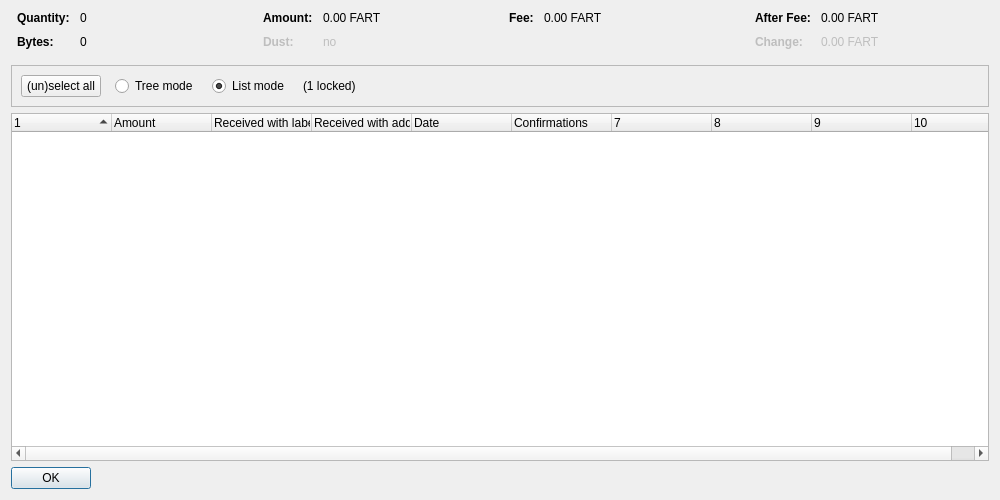
<?xml version="1.0" encoding="UTF-8"?>
<ui version="4.0">
 <class>CoinControlDialog</class>
 <widget class="QDialog" name="CoinControlDialog">
  <property name="geometry">
   <rect>
    <x>0</x>
    <y>0</y>
    <width>1000</width>
    <height>500</height>
   </rect>
  </property>
  <property name="windowTitle">
   <string>Coin Selection</string>
  </property>
  <layout class="QVBoxLayout" name="verticalLayout">
   <item>
    <layout class="QHBoxLayout" name="horizontalLayoutTop" stretch="0,0,0,0">
     <property name="topMargin">
      <number>0</number>
     </property>
     <property name="bottomMargin">
      <number>10</number>
     </property>
     <item>
      <layout class="QFormLayout" name="formLayoutCoinControl1">
       <property name="horizontalSpacing">
        <number>10</number>
       </property>
       <property name="verticalSpacing">
        <number>10</number>
       </property>
       <property name="leftMargin">
        <number>6</number>
       </property>
       <property name="rightMargin">
        <number>6</number>
       </property>
       <item row="0" column="0">
        <widget class="QLabel" name="labelCoinControlQuantityText">
         <property name="font">
          <font>
           <weight>75</weight>
           <bold>true</bold>
          </font>
         </property>
         <property name="text">
          <string>Quantity:</string>
         </property>
        </widget>
       </item>
       <item row="0" column="1">
        <widget class="QLabel" name="labelCoinControlQuantity">
         <property name="cursor">
          <cursorShape>IBeamCursor</cursorShape>
         </property>
         <property name="contextMenuPolicy">
          <enum>Qt::ActionsContextMenu</enum>
         </property>
         <property name="text">
          <string notr="true">0</string>
         </property>
         <property name="textInteractionFlags">
          <set>Qt::LinksAccessibleByMouse|Qt::TextSelectableByKeyboard|Qt::TextSelectableByMouse</set>
         </property>
        </widget>
       </item>
       <item row="1" column="0">
        <widget class="QLabel" name="labelCoinControlBytesText">
         <property name="font">
          <font>
           <weight>75</weight>
           <bold>true</bold>
          </font>
         </property>
         <property name="text">
          <string>Bytes:</string>
         </property>
        </widget>
       </item>
       <item row="1" column="1">
        <widget class="QLabel" name="labelCoinControlBytes">
         <property name="cursor">
          <cursorShape>IBeamCursor</cursorShape>
         </property>
         <property name="contextMenuPolicy">
          <enum>Qt::ActionsContextMenu</enum>
         </property>
         <property name="text">
          <string notr="true">0</string>
         </property>
         <property name="textInteractionFlags">
          <set>Qt::LinksAccessibleByMouse|Qt::TextSelectableByKeyboard|Qt::TextSelectableByMouse</set>
         </property>
        </widget>
       </item>
      </layout>
     </item>
     <item>
      <layout class="QFormLayout" name="formLayoutCoinControl2">
       <property name="horizontalSpacing">
        <number>10</number>
       </property>
       <property name="verticalSpacing">
        <number>10</number>
       </property>
       <property name="leftMargin">
        <number>6</number>
       </property>
       <property name="rightMargin">
        <number>6</number>
       </property>
       <item row="0" column="0">
        <widget class="QLabel" name="labelCoinControlAmountText">
         <property name="font">
          <font>
           <weight>75</weight>
           <bold>true</bold>
          </font>
         </property>
         <property name="text">
          <string>Amount:</string>
         </property>
        </widget>
       </item>
       <item row="0" column="1">
        <widget class="QLabel" name="labelCoinControlAmount">
         <property name="cursor">
          <cursorShape>IBeamCursor</cursorShape>
         </property>
         <property name="contextMenuPolicy">
          <enum>Qt::ActionsContextMenu</enum>
         </property>
         <property name="text">
          <string notr="true">0.00 FART</string>
         </property>
         <property name="textInteractionFlags">
          <set>Qt::LinksAccessibleByMouse|Qt::TextSelectableByKeyboard|Qt::TextSelectableByMouse</set>
         </property>
        </widget>
       </item>
       <item row="1" column="0">
        <widget class="QLabel" name="labelCoinControlLowOutputText">
         <property name="enabled">
          <bool>false</bool>
         </property>
         <property name="font">
          <font>
           <weight>75</weight>
           <bold>true</bold>
          </font>
         </property>
         <property name="text">
          <string>Dust:</string>
         </property>
        </widget>
       </item>
       <item row="1" column="1">
        <widget class="QLabel" name="labelCoinControlLowOutput">
         <property name="enabled">
          <bool>false</bool>
         </property>
         <property name="cursor">
          <cursorShape>IBeamCursor</cursorShape>
         </property>
         <property name="contextMenuPolicy">
          <enum>Qt::ActionsContextMenu</enum>
         </property>
         <property name="text">
          <string notr="true">no</string>
         </property>
         <property name="textInteractionFlags">
          <set>Qt::LinksAccessibleByMouse|Qt::TextSelectableByKeyboard|Qt::TextSelectableByMouse</set>
         </property>
        </widget>
       </item>
      </layout>
     </item>
     <item>
      <layout class="QFormLayout" name="formLayoutCoinControl3">
       <property name="horizontalSpacing">
        <number>10</number>
       </property>
       <property name="verticalSpacing">
        <number>10</number>
       </property>
       <property name="leftMargin">
        <number>6</number>
       </property>
       <property name="rightMargin">
        <number>6</number>
       </property>
       <item row="0" column="0">
        <widget class="QLabel" name="labelCoinControlFeeText">
         <property name="font">
          <font>
           <weight>75</weight>
           <bold>true</bold>
          </font>
         </property>
         <property name="text">
          <string>Fee:</string>
         </property>
        </widget>
       </item>
       <item row="0" column="1">
        <widget class="QLabel" name="labelCoinControlFee">
         <property name="cursor">
          <cursorShape>IBeamCursor</cursorShape>
         </property>
         <property name="contextMenuPolicy">
          <enum>Qt::ActionsContextMenu</enum>
         </property>
         <property name="text">
          <string notr="true">0.00 FART</string>
         </property>
         <property name="textInteractionFlags">
          <set>Qt::LinksAccessibleByMouse|Qt::TextSelectableByKeyboard|Qt::TextSelectableByMouse</set>
         </property>
        </widget>
       </item>
      </layout>
     </item>
     <item>
      <layout class="QFormLayout" name="formLayoutCoinControl4">
       <property name="horizontalSpacing">
        <number>10</number>
       </property>
       <property name="verticalSpacing">
        <number>10</number>
       </property>
       <property name="leftMargin">
        <number>6</number>
       </property>
       <property name="rightMargin">
        <number>6</number>
       </property>
       <item row="0" column="0">
        <widget class="QLabel" name="labelCoinControlAfterFeeText">
         <property name="font">
          <font>
           <weight>75</weight>
           <bold>true</bold>
          </font>
         </property>
         <property name="text">
          <string>After Fee:</string>
         </property>
        </widget>
       </item>
       <item row="0" column="1">
        <widget class="QLabel" name="labelCoinControlAfterFee">
         <property name="cursor">
          <cursorShape>IBeamCursor</cursorShape>
         </property>
         <property name="contextMenuPolicy">
          <enum>Qt::ActionsContextMenu</enum>
         </property>
         <property name="text">
          <string notr="true">0.00 FART</string>
         </property>
         <property name="textInteractionFlags">
          <set>Qt::LinksAccessibleByMouse|Qt::TextSelectableByKeyboard|Qt::TextSelectableByMouse</set>
         </property>
        </widget>
       </item>
       <item row="1" column="0">
        <widget class="QLabel" name="labelCoinControlChangeText">
         <property name="enabled">
          <bool>false</bool>
         </property>
         <property name="font">
          <font>
           <weight>75</weight>
           <bold>true</bold>
          </font>
         </property>
         <property name="text">
          <string>Change:</string>
         </property>
        </widget>
       </item>
       <item row="1" column="1">
        <widget class="QLabel" name="labelCoinControlChange">
         <property name="enabled">
          <bool>false</bool>
         </property>
         <property name="cursor">
          <cursorShape>IBeamCursor</cursorShape>
         </property>
         <property name="contextMenuPolicy">
          <enum>Qt::ActionsContextMenu</enum>
         </property>
         <property name="text">
          <string notr="true">0.00 FART</string>
         </property>
         <property name="textInteractionFlags">
          <set>Qt::LinksAccessibleByMouse|Qt::TextSelectableByKeyboard|Qt::TextSelectableByMouse</set>
         </property>
        </widget>
       </item>
      </layout>
     </item>
    </layout>
   </item>
   <item>
    <widget class="QFrame" name="frame">
     <property name="minimumSize">
      <size>
       <width>0</width>
       <height>40</height>
      </size>
     </property>
     <property name="frameShape">
      <enum>QFrame::StyledPanel</enum>
     </property>
     <property name="frameShadow">
      <enum>QFrame::Sunken</enum>
     </property>
     <layout class="QHBoxLayout" name="horizontalLayout">
      <item>
       <layout class="QHBoxLayout" name="horizontalLayoutPanel" stretch="0,0,0,0,0">
        <property name="spacing">
         <number>14</number>
        </property>
        <item>
         <widget class="QPushButton" name="pushButtonSelectAll">
          <property name="sizePolicy">
           <sizepolicy hsizetype="Maximum" vsizetype="Fixed">
            <horstretch>0</horstretch>
            <verstretch>0</verstretch>
           </sizepolicy>
          </property>
          <property name="text">
           <string>(un)select all</string>
          </property>
          <property name="autoDefault">
           <bool>false</bool>
          </property>
         </widget>
        </item>
        <item>
         <widget class="QRadioButton" name="radioTreeMode">
          <property name="sizePolicy">
           <sizepolicy hsizetype="Maximum" vsizetype="Fixed">
            <horstretch>0</horstretch>
            <verstretch>0</verstretch>
           </sizepolicy>
          </property>
          <property name="text">
           <string>Tree mode</string>
          </property>
         </widget>
        </item>
        <item>
         <widget class="QRadioButton" name="radioListMode">
          <property name="sizePolicy">
           <sizepolicy hsizetype="Maximum" vsizetype="Fixed">
            <horstretch>0</horstretch>
            <verstretch>0</verstretch>
           </sizepolicy>
          </property>
          <property name="text">
           <string>List mode</string>
          </property>
          <property name="checked">
           <bool>true</bool>
          </property>
         </widget>
        </item>
        <item>
         <widget class="QLabel" name="labelLocked">
          <property name="text">
           <string notr="true">(1 locked)</string>
          </property>
         </widget>
        </item>
        <item>
         <spacer name="horizontalSpacer">
          <property name="orientation">
           <enum>Qt::Horizontal</enum>
          </property>
          <property name="sizeHint" stdset="0">
           <size>
            <width>40</width>
            <height>20</height>
           </size>
          </property>
         </spacer>
        </item>
       </layout>
      </item>
     </layout>
    </widget>
   </item>
   <item>
    <widget class="CoinControlTreeWidget" name="treeWidget">
     <property name="contextMenuPolicy">
      <enum>Qt::CustomContextMenu</enum>
     </property>
     <property name="sortingEnabled">
      <bool>false</bool>
     </property>
     <property name="columnCount">
      <number>10</number>
     </property>
     <attribute name="headerShowSortIndicator" stdset="0">
      <bool>true</bool>
     </attribute>
     <attribute name="headerStretchLastSection">
      <bool>false</bool>
     </attribute>
     <column>
      <property name="text">
       <string/>
      </property>
     </column>
     <column>
      <property name="text">
       <string>Amount</string>
      </property>
     </column>
     <column>
      <property name="text">
       <string>Received with label</string>
      </property>
     </column>
     <column>
      <property name="text">
       <string>Received with address</string>
      </property>
     </column>
     <column>
      <property name="text">
       <string>Date</string>
      </property>
     </column>
     <column>
      <property name="text">
       <string>Confirmations</string>
      </property>
      <property name="toolTip">
       <string>Confirmed</string>
      </property>
     </column>
     <column>
      <property name="text">
       <string/>
      </property>
     </column>
     <column>
      <property name="text">
       <string/>
      </property>
     </column>
     <column>
      <property name="text">
       <string/>
      </property>
     </column>
     <column>
      <property name="text">
       <string/>
      </property>
     </column>
    </widget>
   </item>
   <item>
    <widget class="QDialogButtonBox" name="buttonBox">
     <property name="sizePolicy">
      <sizepolicy hsizetype="Maximum" vsizetype="Fixed">
       <horstretch>0</horstretch>
       <verstretch>0</verstretch>
      </sizepolicy>
     </property>
     <property name="orientation">
      <enum>Qt::Horizontal</enum>
     </property>
     <property name="standardButtons">
      <set>QDialogButtonBox::Ok</set>
     </property>
    </widget>
   </item>
  </layout>
 </widget>
 <customwidgets>
  <customwidget>
   <class>CoinControlTreeWidget</class>
   <extends>QTreeWidget</extends>
   <header>coincontroltreewidget.h</header>
  </customwidget>
 </customwidgets>
 <resources/>
 <connections/>
</ui>
